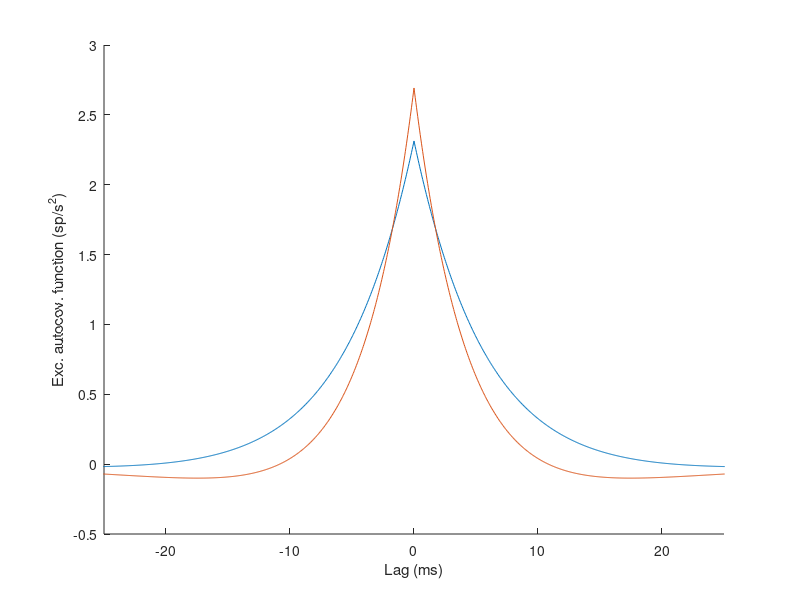

Write the MATLAB code that produced this figure.
% Compute and plot f-i curves for E and I populations

clear all

% units here are spikes per time constant tau (10 ms); multiplying by 100
% would give spikes per second
rEstart=0.0524; rEend=0.08;
rIstart=0.0573; rIend=0.14;

rEvec=[rEstart rEend];
rIvec=[rIstart rIend];

c=1; % overlap of noise to E and I populations, c=1 means they're 
% receiving the same noise

cei=0.05; % input correlation of pairs of neurons

sigE=0.3; sigI=0.35;
Vth=1; Vreset=0;

% Coupling
JE=1.5; JI=3;

% Transfer function
% erfcx is built-in MATLAB scaled complementary error function
fE = @(x) 1/(sqrt(pi)*integral(@erfcx,(-Vth+x)/sigE,(-Vreset+x)/sigE)); 
fI = @(x) 1/(sqrt(pi)*integral(@erfcx,(-Vth+x)/sigI,(-Vreset+x)/sigI));
options=optimset('Display','off','TolFun',1e-8);

% Units of time constant tau=1 (tau=1 is taken to be 10 ms in unit
% calculations)
taumax=10;
dt=0.005;
tau=-taumax:dt:taumax;

C11=zeros(length(rEvec),length(tau));

for j=1:length(rEvec)
    C11tmp=zeros(length(tau),1);
    rE=rEvec(j);
    rI=rIvec(j);
    
    % Solve for muE and muI from rE and rI
    % If first calculation, use muE,muI=1 as guesses, otherwise use
    % previously computed values as guesses
    if j==1
        muE=fsolve(@(muE)fE(JE*rE-JI*rI+muE)-rE,1,options);
        muI=fsolve(@(muI)fI(JE*rE-JI*rI+muI)-rI,1,options);
    else
        muE=fsolve(@(muE)fE(JE*rE-JI*rI+muE)-rE,muE,options);
        muI=fsolve(@(muI)fI(JE*rE-JI*rI+muI)-rI,muE,options);
    end
    
    IE0=muE+JE*rE-JI*rI;
    II0=muI+JE*rE-JI*rI;
   
    % LE=drE/dmueffE, LI=drI/dmueffI
    LE=rE^2*(sqrt(pi)/sigE)*(erfcx((-Vth+IE0)/sigE)-erfcx((-Vreset+IE0)/sigE));
    LI=rI^2*(sqrt(pi)/sigI)*(erfcx((-Vth+II0)/sigI)-erfcx((-Vreset+II0)/sigI));

    % drift matrix
    % first-order coefficients of linearization
    a_11=-1+JE*LE;
    a_22=-1-JI*LI;
    a_12=-JI*LE;
    a_21=JE*LI;
    A=-[a_11 a_12; a_21 a_22];
    [eV,eD]=eig(-A);

    % diffusion matrix
    D=[LE*sigE*sqrt(1-c) 0 LE*sigE*sqrt(c); 0 LI*sigI*sqrt(1-c) LI*sigI*sqrt(c)];

    % steady state variance matrix
    V=(det(A)*(D*D')+(A-trace(A)*eye(2))*(D*D')*(A-trace(A)*eye(2))')./(2*trace(A)*det(A));
    % correlation function
    for i=1:length(tau)
        if i<=length(tau)/2 % tau negative
            C=V*expm(A'*tau(i)); % Green's function
            C11tmp(i)=C(1);          
        else
            C=expm(-A*tau(i))*V; % Green's function
            C11tmp(i)=C(1);           
        end
    end
    C11(j,:)=cei*C11tmp;
end

% Plot with ms on x axis, (sp/s)^2 on y axis (multiplying rate by 100 gives
% sp/s, so multiplying by 10000 gives (sp/s)^2)
figure; plot(tau*10,C11*10000)
xlim([-25 25])
ylim([-0.5 3])
xlabel('Lag (ms)')
ylabel('Exc. autocov. function (sp/s^2)')
box off